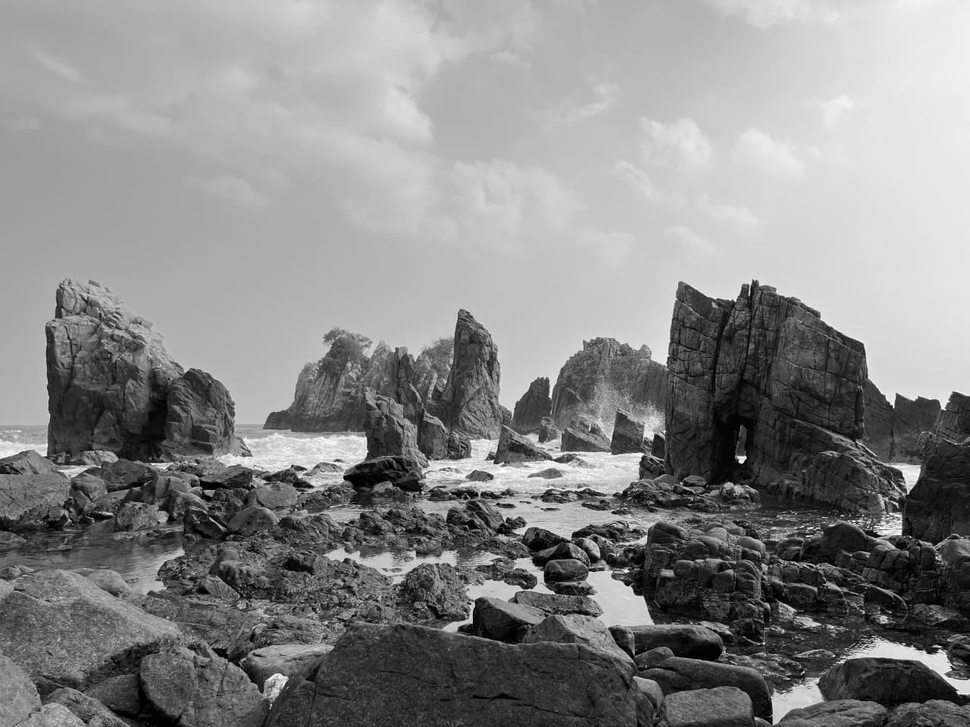
#> input picture hasil_landscape_grayscale.png, 970 x 727 px, shrunk from 1280 x 960 before the run
$ python hitung_mse.py
#> lines starting #> are read from the running program, lines starting #| are printed output that depends on the picture; long printed decimals are rounded
import cv2
import numpy as np
import pandas as pd

# ======================
# Load citra grayscale
# ======================
img = cv2.imread("hasil_landscape_grayscale.png", cv2.IMREAD_GRAYSCALE)
#> img is the input picture: shape (727, 970); min 0, max 255, mean 135.4

# ======================
# Fungsi Noise
# ======================
def salt_pepper(img, amount=0.05):
#> called with amount = 0.05
    noisy = img.copy()
    num = int(amount * img.size)
#> num = 35259

    coords = [np.random.randint(0, i - 1, num) for i in img.shape]
    noisy[coords[0], coords[1]] = 255

    coords = [np.random.randint(0, i - 1, num) for i in img.shape]
    noisy[coords[0], coords[1]] = 0
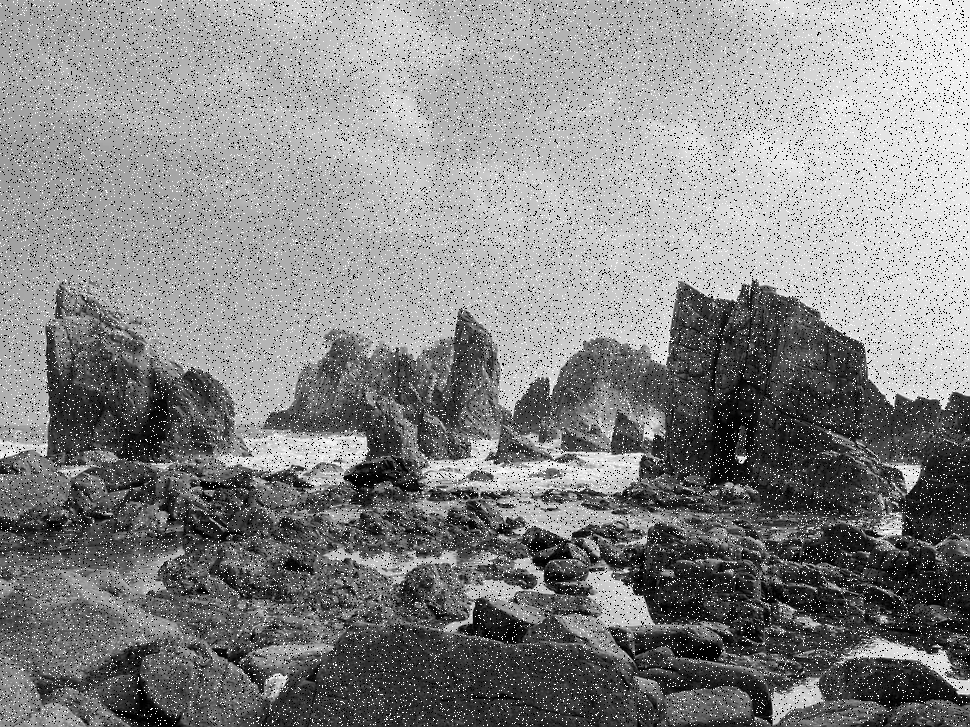
#> noisy: shape (727, 970); min 0, max 255, mean 134.3
    return noisy

def gaussian_noise(img):
    gauss = np.random.normal(0, 25, img.shape)
    noisy = img + gauss
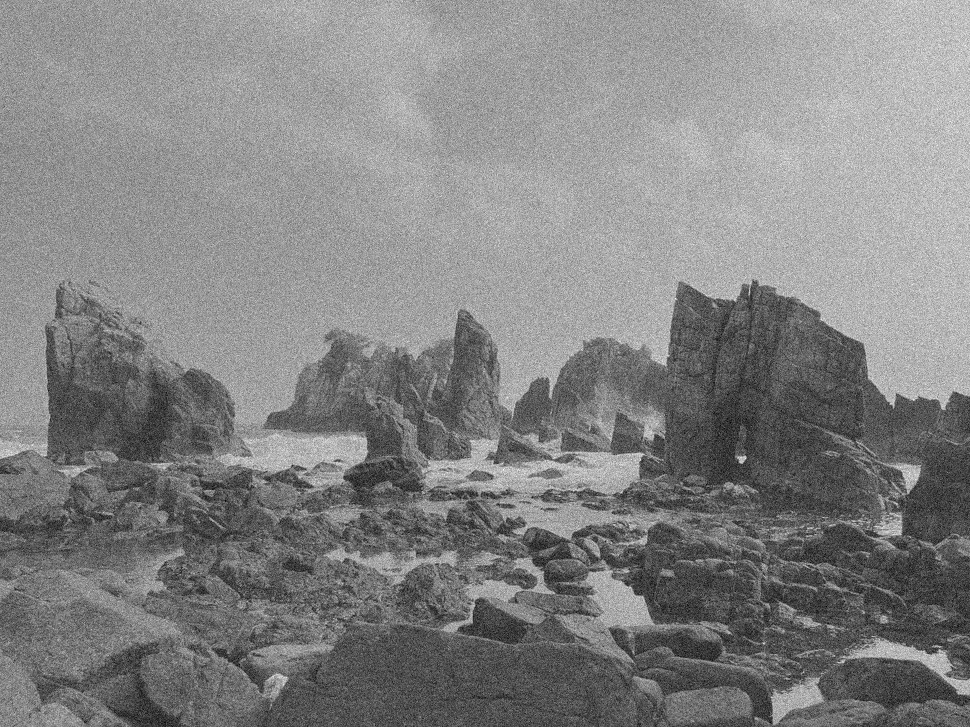
#> noisy: shape (727, 970) float64; min -89.16, max 345.4, mean 135.4; drawn with min black and max white
    return np.uint8(np.clip(noisy, 0, 255))

# ======================
# Fungsi Filter
# ======================
def mean_filter(img):
    return cv2.blur(img, (3,3))

def median_filter(img):
    return cv2.medianBlur(img, 3)

# ======================
# Fungsi MSE
# ======================
def mse(img1, img2):
    return np.mean((img1.astype("float") - img2.astype("float")) ** 2)

# ======================
# Proses
# ======================
sp_noise = salt_pepper(img)
gauss_noise = gaussian_noise(img)

sp_median = median_filter(sp_noise)
sp_mean = mean_filter(sp_noise)

# ======================
# Tabel Hasil MSE
# ======================
data = {
    "Perbandingan": [
        "Grayscale vs Salt & Pepper",
        "Grayscale vs Gaussian",
        "Grayscale vs SP + Median Filter",
        "Grayscale vs SP + Mean Filter"
    ],
    "Nilai MSE": [
        mse(img, sp_noise),
        mse(img, gauss_noise),
        mse(img, sp_median),
        mse(img, sp_mean)
    ]
}
#> data = {'Perbandingan': ['Grayscale vs Salt & Pepper', 'Grayscale vs Gaussian', 'Grayscale vs SP + Median Filter', 'Grayscale vs SP + Mean Filter'], 'Nilai MSE': [2006.2, 586.7, 83.14, 354.4]}

df = pd.DataFrame(data)
#> df = table of 4 rows and 2 columns
print(df)
#|                       Perbandingan    Nilai MSE
#| 0       Grayscale vs Salt & Pepper  2006.199
#| 1            Grayscale vs Gaussian   586.701
#| 2  Grayscale vs SP + Median Filter    83.137
#| 3    Grayscale vs SP + Mean Filter   354.418
